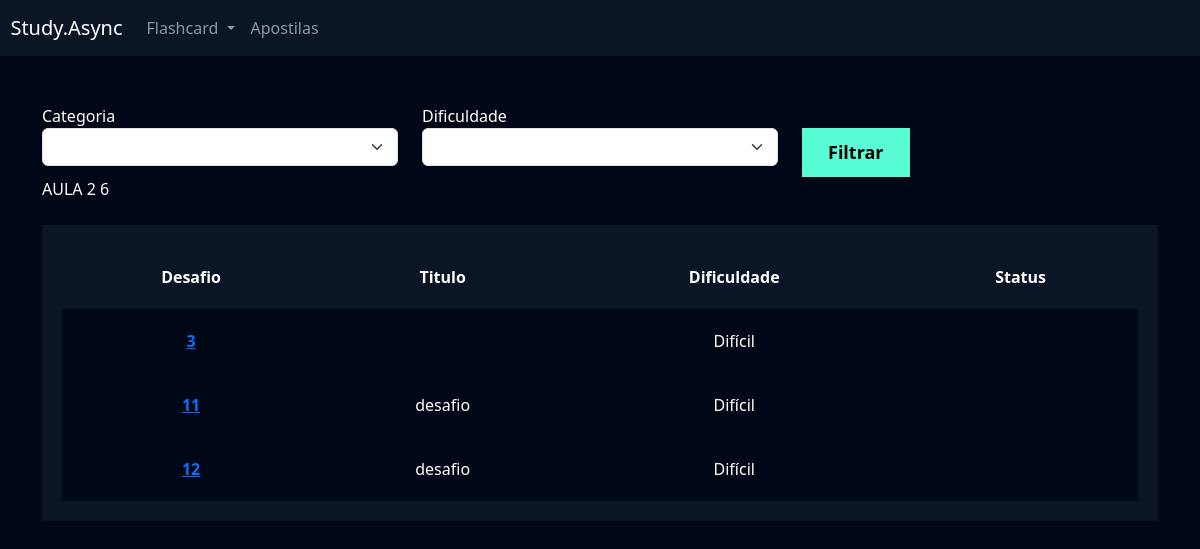
The page /flashcard/listar_desafio/ (signed in) on the database as committed earlier.
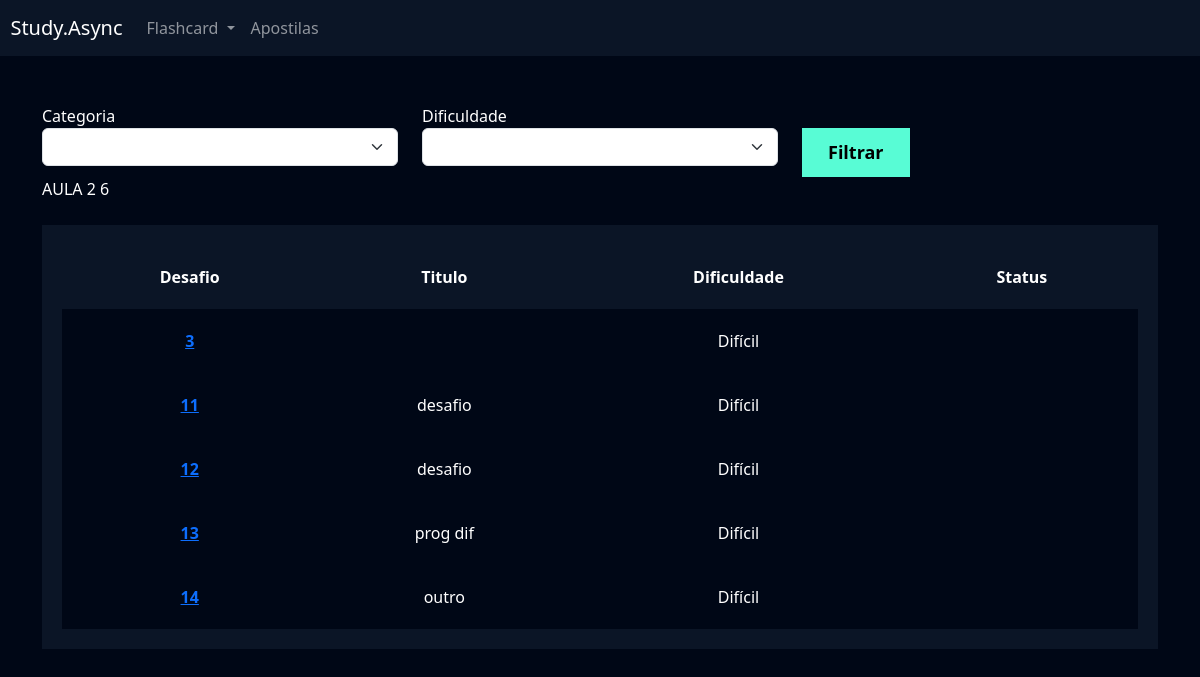
The same page on the database as committed later.
### flashcard/models.py (models this page shows, shortened)
class Desafio(models.Model):
    user = models.ForeignKey(User, on_delete=models.DO_NOTHING)
    titulo = models.CharField(max_length=100)
    categoria = models.ManyToManyField(Categoria)
    quantidade_perguntas = models.IntegerField()
    dificuldade = models.CharField(max_length=1, choices=Flashcard.DIFICULDADE_CHOICES)
    flashcards = models.ManyToManyField(FlashcardDesafio)

### flashcard/views.py (the view)
# urls.py: path('listar_desafio/', views.listar_desafio, name='listar_desafio'),
def listar_desafio(request):
    desafios = Desafio.objects.filter(user=request.user)
    return render(request,'listar_desafio.html',
        {'desafios': desafios})

### flashcard/templates/listar_desafio.html (shortened to what this page needs)
{% extends "base.html" %}
{% load static %}
{% block 'cabecalho' %}
    <link href="{% static 'usuarios/css/cadastro.css' %}" rel="stylesheet">
    <link href="{% static 'flashcard/css/novo_flashcard.css' %}" rel="stylesheet">
    <link href="{% static 'flashcard/css/iniciar_desafio.css' %}" rel="stylesheet">
    <link href="{% static 'flashcard/css/desafio.css' %}" rel="stylesheet">
    <link href='https://unpkg.com/boxicons@2.1.4/css/boxicons.min.css' rel='stylesheet'>
{% endblock 'cabecalho' %}
{% block 'conteudo' %}
{% include "partials/header.html" %}
    <div class="container">
        <br>
        <br>
        <div class="row">
            <div class="col-md">
                <form action="}" method="GET">
                    <label for="">Categoria</label>
                    <select name="categoria" class="form-select">
                    </select>
            </div>
            <div class="col-md">
                <label for="">Dificuldade</label>
                <select name="dificuldade" class="form-select">
                </select>
            </div>
            <div class="col-md">
                <br>
                <input type="submit" value="Filtrar" class="btn-cadastro">
            </div>
        </div>
        AULA 2 6
        <br>
        <br>
        <div class="box-listar">
            <table>
                <thead>
                    <tr>
                        <th scope="col">Desafio</th>
                        <th scope="col">Titulo</th>
                        <th scope="col">Dificuldade</th>
                        <th scope="col">Status</th>
                    </tr>
                </thead>
                <tbody>
                    {% for desafio in desafios %}
                    <tr class="linha">
                        <th><a href="{% url "desafio" desafio.id%}">{{desafio.id}}</a></th>
                        <td>{{desafio.titulo}}</td>
                        <td>{{desafio.get_dificuldade_display}}</td>
                        <td>{{desafio.status}}</td>
                    </tr>
                    {% endfor %}
                </tbody>
            </table>
        </div>
    </div>
{% endblock 'conteudo' %}

Rows that differ between the two databases and show on the page:
added Desafio: id "13", titulo "prog dif", dificuldade "Difícil"
added Desafio: id "14", titulo "outro", dificuldade "Difícil"
